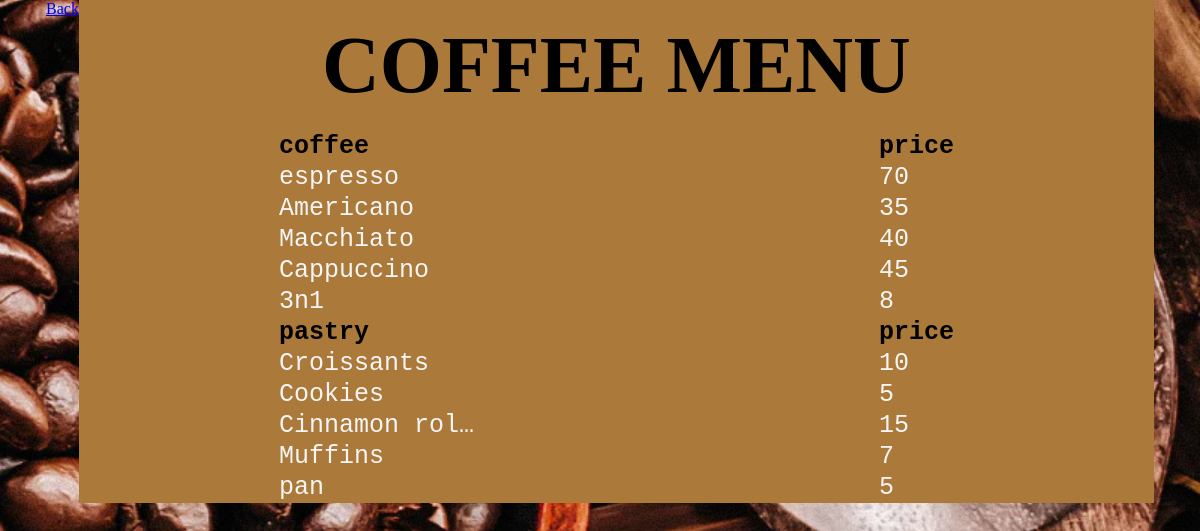
The page /coffee.php on the database its author committed.
### tables this page shows
CREATE TABLE `coffee_menu` (
  `item` varchar(255) NOT NULL,
  `price` int NOT NULL,
  `bagels` varchar(255) NOT NULL,
  `bagels_price` int NOT NULL
);

### data.php (called while the page is built, shortened)
<?php
include('conn.php');
$sql = "SELECT * FROM coffee_menu";
$result = $conn->query($sql);
if ($result && $result->num_rows > 0) {
    while ($row = $result->fetch_assoc()) {
        $user_data[] = $row;
    }
} else {
    $user_data = array();
}
?>

### coffee.php (the view, shortened to what this page needs)
<?php include('data.php'); ?>
<!DOCTYPE html>
<html>
<head>
	<link rel="stylesheet" type="text/css" href="style.css">
</head>
<body>
	<table>
	<caption>COFFEE MENU</caption>
	<tr>
        <th>coffee</th>
        <th>price</th>
    </tr>
    <?php
        foreach ($user_data as $row) {
            echo "<tr>";
            echo "<td>" . htmlspecialchars($row['item']) . "</td>";
            echo "<td>" . htmlspecialchars($row['price']) . "</td>";
            echo "</tr>";
        }
        ?>
    <tr>
        <th>pastry</th>
        <th>price</th>
    </tr>
    <?php
        foreach ($user_data as $row) {
            echo "<tr>";
            echo "<td>" . htmlspecialchars($row['bagels']) . "</td>";
            echo "<td>" . htmlspecialchars($row['bagels_price']) . "</td>";
            echo "</tr>";
        }
        ?>
        <a href="welcome.html">Back</a>
	</table>
</body>
</html>

### style.css (style rules this page uses)
body { margin: 0; padding: 0; display: flex; justify-content: center; align-items: flex-start; height: 100vh; background-image: url("img/img1.jpeg"); background-size: cover; background-position: center center; background-repeat: no-repeat; }
table { border-collapse: collapse; width: 100px; font-family: monospace; font-size: 25px; text-align: left; }
th { background-color: #ab793a; color: black; padding-right: 200px; padding-left: 200px; }
td { background-color: #ab793a; color: whitesmoke; padding-right: 200px; padding-left: 200px; border: 3px; max-width: 200px; overflow: hidden; text-overflow: ellipsis; white-space: nowrap; }
caption { background-color: #ab793a; padding: 20px 200px; font-weight: bold; font-size: 80px; font-family: impact; }

### rows shown on the page
coffee_menu: item "espresso", price "70", bagels "Croissants", bagels_price "10"
coffee_menu: item "Americano", price "35", bagels "Cookies", bagels_price "5"
coffee_menu: item "Macchiato", price "40", bagels "Cinnamon rol…", bagels_price "15"
coffee_menu: item "Cappuccino", price "45", bagels "Muffins", bagels_price "7"
coffee_menu: item "3n1", price "8", bagels "pan", bagels_price "5"
